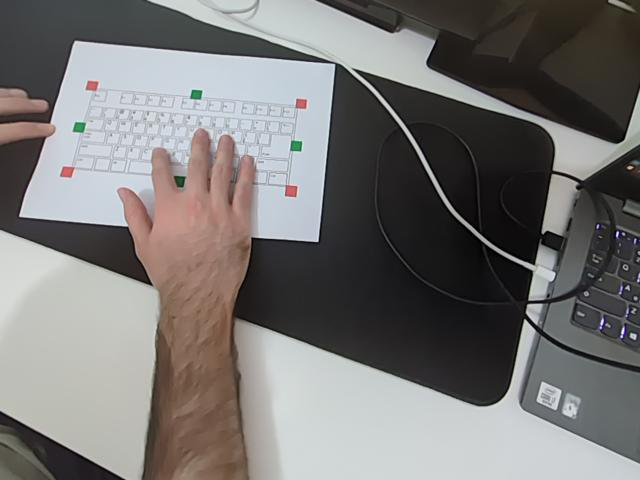
#> input picture keyboard_demo2/frame_0160.png, 640 x 480 px, found by its file name
$ jupyter execute --allow-errors manual_flow_test.ipynb   (shell and % lines are left out)
#> lines starting #> are read from the running program, lines starting #| are printed output that depends on the picture; after the words box and inside, x2 and y2 are one past the last pixel; in counts of white or black regions, pixels touching at a corner belong together; long printed decimals are rounded
[cell 1]
import os, sys
if '..' not in sys.path:
    sys.path.append('..')
sys.path
os.chdir('c:\\Users\\Reuven\\PycharmProjects\\ProjectA')

[cell 2]
import cv2
import numpy as np
import matplotlib.pyplot as plt
import glob
import argparse
from typing import Iterable, List, Tuple, Any, Dict, Union
import mediapipe as mp


Point = Tuple[int, int]
Rect = Tuple[int, int, int, int]
Image = np.ndarray

from Project_A.utils.keyboard_segmentation import KeyboardSegmentation
from Project_A.utils.hand_segmentation import HandSegmentation
from Project_A.utils.mouse_segmentation import MouseSegmentation
from Project_A.utils.keyboard_layout import Key, Keyboard_Layout

#> (a cell that did not finish here is left out)

[cell 4]
# [21 lines of commented-out code are left out]

#> (a cell that did not finish here is left out)

[cell 6]
image_folder = r'C:\Users\Reuven\PycharmProjects\ProjectA\papertest'
images = sorted(glob.glob(f"{image_folder}/*.png"))
for image_path in images:
    image = cv2.imread(image_path)
    keyboard_segmentation.segment_keyboard(image)
    keyboard_image = keyboard_segmentation._project_keyboard_image(image, keyboard_segmentation.homography_matrix)
    if keyboard_segmentation.keyboard_image is None:
        print(image_path)

[cell 7]
image_path = r'C:\Users\Reuven\PycharmProjects\ProjectA\papertest\frame_0160.png'
# image_path = r'C:\Users\Reuven\PycharmProjects\ProjectA\papertest\frame_0088.png'
image = cv2.imread(image_path)
#> image is the input picture: shape (480, 640, 3); mean B, G, R 116, 117.1, 119.2
# image = cv2.cvtColor(image, cv2.COLOR_BGR2RGB)
plt.imshow(image)
plt.show()
# keyboard_segmentation.segment_keyboard(image)
# keyboard_segmentation.green_coordinates
# keyboard_image = keyboard_segmentation._project_keyboard_image(image, keyboard_segmentation.homography_matrix)

[cell 8]
color = 'red'
original = image.copy()
plt.imshow(cv2.cvtColor(image, cv2.COLOR_BGR2RGB))
plt.show()
# Step 1: Increase contrast using CLAHE on the V channel
hsv = cv2.cvtColor(image, cv2.COLOR_BGR2HSV)
#> hsv: shape (480, 640, 3); mean H, S, V 67.9, 26.2, 123.2
h, s, v = cv2.split(hsv)
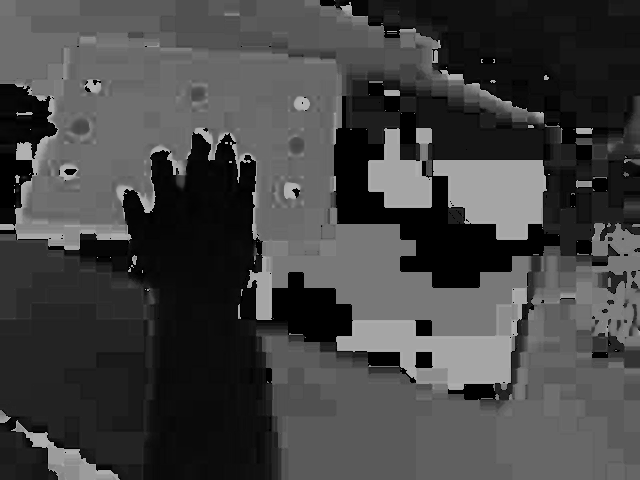
#> h: shape (480, 640); min 0, max 179, mean 67.9
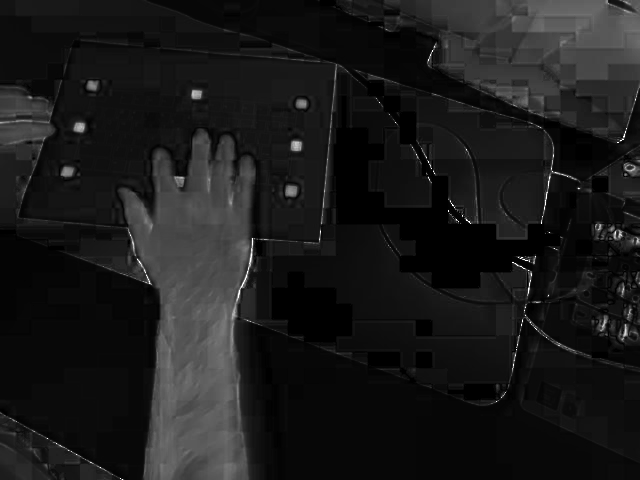
#> s: shape (480, 640); min 0, max 255, mean 26.2
clahe = cv2.createCLAHE(clipLimit=1.0, tileGridSize=(10, 10))
v = clahe.apply(v)
hsv = cv2.merge((h, s, v))
#> hsv: shape (480, 640, 3); mean H, S, V 67.9, 26.2, 128.1
# hsv = cv2.GaussianBlur(hsv, (5, 5), 0)
plt.imshow(cv2.cvtColor(hsv, cv2.COLOR_HSV2RGB))
plt.show()

# Red color mask with robust thresholds
if color == 'red':
    lower_red1 = np.array([0, 40, 40])
    upper_red1 = np.array([12, 255, 255])
    mask1 = cv2.inRange(hsv, lower_red1, upper_red1)
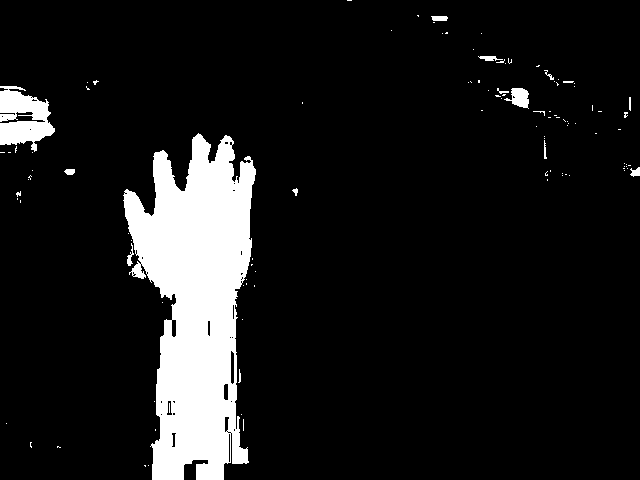
#> mask1: shape (480, 640); 10.4% white; 108 white regions (93 under 20 px), largest, box (x1, y1, x2, y2) and area: (123, 133, 256, 480) 28451, (0, 86, 55, 152) 2253, (504, 88, 529, 109) 308

    lower_red2 = np.array([170, 40, 40])
    upper_red2 = np.array([180, 255, 255])
    mask2 = cv2.inRange(hsv, lower_red2, upper_red2)
#> mask2: shape (480, 640); 0.39% white; 50 white regions (36 under 20 px), largest, box (x1, y1, x2, y2) and area: (16, 142, 32, 160) 252, (285, 184, 298, 197) 122, (296, 99, 308, 109) 107
    # mask = mask1
    mask = mask1 + mask2
#> mask: shape (480, 640); 10.8% white; 111 white regions (90 under 20 px), largest, box (x1, y1, x2, y2) and area: (119, 129, 256, 480) 28748, (0, 86, 55, 160) 2645, (504, 88, 529, 109) 309
elif color == 'green':
    lower_green = np.array([35,40,40])
    upper_green = np.array([85,255,255])

    mask = cv2.inRange(hsv, lower_green, upper_green)
else:
    raise TypeError(f"Color {color} is invalid")

plt.imshow(mask, cmap='gray')
plt.show()

kernel = np.ones((3, 3), np.uint8)
mask = cv2.morphologyEx(mask, cv2.MORPH_OPEN, kernel, iterations=1)
#> mask: shape (480, 640); 10.5% white; 17 white regions (3 under 20 px), largest, box (x1, y1, x2, y2) and area: (119, 129, 256, 480) 28545, (0, 90, 55, 160) 2524, (512, 88, 529, 108) 285
mask = cv2.morphologyEx(mask, cv2.MORPH_DILATE, kernel, iterations=1)
#> mask: shape (480, 640); 11.4% white; 13 white regions, largest, box (x1, y1, x2, y2) and area: (118, 128, 257, 480) 30435, (0, 85, 56, 167) 3010, (511, 87, 530, 109) 369

plt.imshow(mask, cmap='gray')
plt.show()

# Step 4: Canny edge detection to find shapes
gray = cv2.cvtColor(image, cv2.COLOR_BGR2GRAY)
edges = cv2.Canny(gray, 50, 150)
#> edges: shape (480, 640); 4.9% white in thin lines or dots

plt.imshow(edges, cmap='gray')
plt.show()

# Combine red mask and edges (bitwise AND)
mask = cv2.bitwise_and(mask, edges)
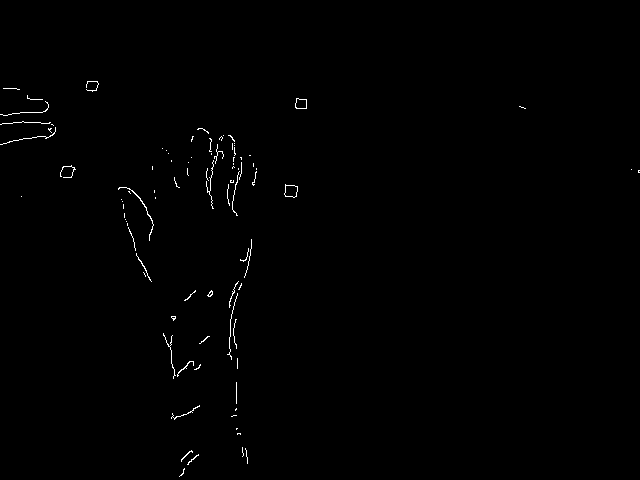
#> mask: shape (480, 640); 0.5% white in thin lines or dots, all inside (x1, y1, x2, y2) = (0, 81, 640, 477)
plt.imshow(mask, cmap='gray')
plt.show()

contours, _ = cv2.findContours(mask, cv2.RETR_EXTERNAL, cv2.CHAIN_APPROX_SIMPLE)
#> contours = 90 contours, 87 with area under 20; largest, box (x1, y1, x2, y2) and area: (284, 184, 298, 198) 130, (295, 98, 307, 109) 98, (118, 187, 154, 241) 25
objects = []
for contour in contours:
    x, y, w, h = cv2.boundingRect(contour)
    if 10 < w < 40 and 10 < h < 40:  # Filtering based on expected small size
        objects.append((x, y, w, h))
#> this loop made 90 passes
#> (x, y, w, h) on passes 1, 2, 3, 4, 5, 6, 8, 10, 12, 13, 15, 16: (179, 468, 6, 9), (187, 454, 12, 11), (181, 450, 12, 12), (245, 448, 3, 16), (242, 447, 2, 10), (237, 433, 4, 2), (231, 415, 6, 2), (171, 405, 29, 15), (194, 364, 7, 6), (177, 361, 17, 16), (199, 336, 11, 8), (163, 333, 13, 46)
#> (contour, x, y, w, h) on passes 7, 9, 11, 14, 29, 32: ([[236, 428], [236, 429], [237, 428]], 236, 428, 2, 2), ([[236, 408], [235, 409], [235, 410], [236, 409]], 235, 408, 2, 3), ([[236, 382], [236, 403]], 236, 382, 1, 22), ([[237, 358], [237, 368]], 237, 358, 1, 11), ([[127, 223], [127, 225]], 127, 223, 1, 3), ([[124, 213], [124, 217]], 124, 213, 1, 5)
#> after the loop, objects = [(187, 454, 12, 11), (181, 450, 12, 12), (171, 405, 29, 15), (177, 361, 17, 16), (184, 290, 12, 11), (136, 253, 16, 29), (284, 184, 14, 14), (60, 165, 16, 13), (295, 98, 12, 11), (86, 81, 13, 11)]
objects = sorted(
    objects, key=lambda x: (x[1], x[0])
)  # Sort by y, then by x
#> objects = [(86, 81, 13, 11), (295, 98, 12, 11), (60, 165, 16, 13), (284, 184, 14, 14), (136, 253, 16, 29), (184, 290, 12, 11), (177, 361, 17, 16), (171, 405, 29, 15), (181, 450, 12, 12), (187, 454, 12, 11)]
objects
#> Out has the same summary as objects

# plt.imshow(mask)
# plt.show()

[cell 9]
def plot_histograms(image, title_prefix=''):
#> called with title_prefix = 'Original Image '
    hsv = cv2.cvtColor(image, cv2.COLOR_BGR2HSV)
    h, s, v = cv2.split(hsv)

    colors = ['r', 'g', 'b']
    names = ['Hue', 'Saturation', 'Value']
    channels = [h, s, v]

    plt.figure(figsize=(15, 4))
    for i, (channel, color, name) in enumerate(zip(channels, colors, names)):
        plt.subplot(1, 3, i+1)
        plt.hist(channel.ravel(), 256, [0, 256], color=color, alpha=0.7)
        plt.title(f'{title_prefix}{name} Histogram')
        plt.xlabel('Pixel Value')
        plt.ylabel('Frequency')
#> this loop made 3 passes
    plt.tight_layout()
    plt.show()
#> figure, not shown here; panel 1: tallest bar 23522 high, from x = 0 to 1; panel 2: tallest bar 21472 high, from x = 8 to 9; panel 3: tallest bar 7572 high, from x = 213 to 214

[cell 10]
plot_histograms(image, 'Original Image ')
plot_histograms(cv2.cvtColor(hsv, cv2.COLOR_HSV2BGR), 'CLAHE on Value channel ')
#> call 2 of plot_histograms, with title_prefix = 'CLAHE on Value channel '
#> in plot_histograms (call 2), `hsv = cv2.cvtColor(image, cv2.COLOR_BGR2HSV)`: hsv: shape (480, 640, 3); mean H, S, V 68.3, 27.7, 128.1
#> in plot_histograms (call 2), `hsv = cv2.cvtColor(image, cv2.COLOR_BGR2HSV)`:
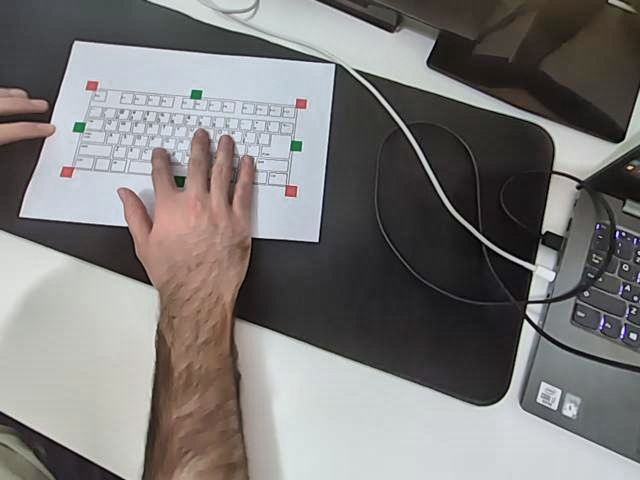
#> image: shape (480, 640, 3); mean B, G, R 120.4, 121.6, 123.8
#> the loop in plot_histograms (call 2), `for i, (channel, color, name) in enumerate(zip(channels, colors, names..` made 3 passes
#> in plot_histograms (call 2), `plt.show()`:
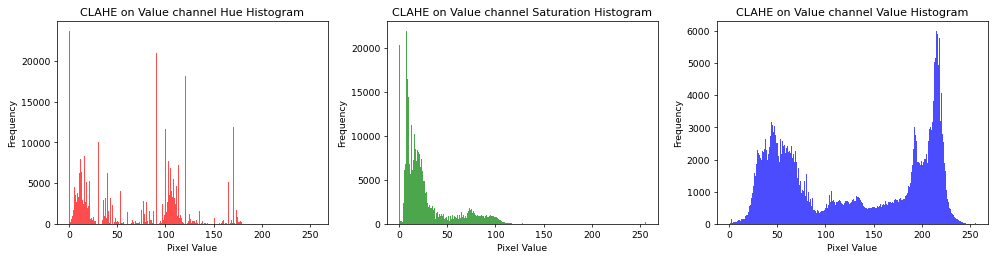
#> figure drawn by matplotlib, 3 panels; panel 1: tallest bar 23659 high, from x = 0 to 1; panel 2: tallest bar 21896 high, from x = 7 to 8; panel 3: tallest bar 5998 high, from x = 215 to 216

[cell 11]
def is_white(pixel, threshold=80):
    # pixel: (B, G, R)
    return pixel[0] > threshold and pixel[1] > threshold and pixel[2] > threshold

def has_white_border(image, x, y, w, h, margin=20, white_thresh=0.6):
    h_img, w_img, _ = image.shape
    # Coordinates with margin (clamped to image bounds)
    x1 = max(x - margin, 0)
    y1 = max(y - margin, 0)
    x2 = min(x + w + margin, w_img)
    y2 = min(y + h + margin, h_img)

    # Create a mask for just the border area
    mask = np.zeros((y2 - y1, x2 - x1), dtype=np.uint8)
    mask[:margin, :] = 1     # top
    mask[-margin:, :] = 1    # bottom
    mask[:, :margin] = 1     # left
    mask[:, -margin:] = 1    # right

    border_region = image[y1:y2, x1:x2]
    white_pixels = 0
    total = np.count_nonzero(mask)

    for i in range(mask.shape[0]):
        for j in range(mask.shape[1]):
            if mask[i, j] == 1 and is_white(border_region[i, j]):
                white_pixels += 1
    print(white_pixels / total)
    return (white_pixels / total) >= white_thresh

def mean_pixels(image, x, y, w, h):
    h_img, w_img, _ = image.shape
    x1 = max(x, 0)
    y1 = max(y, 0)
    x2 = min(x + w, w_img)
    y2 = min(y + h, h_img)
    border_region = image[y1:y2, x1:x2]
    return cv2.mean(border_region)

[cell 12]
annotated_image = image.copy()
annotated_image = cv2.cvtColor(annotated_image, cv2.COLOR_BGR2RGB)
centers = []
for (x, y, w, h) in objects:
    has_white = has_white_border(image, x, y, w, h)
    if has_white:
        rgb_color = (0, 0, 255)
        cx, cy = x + w // 2, y + h // 2
        centers.append((cx, cy))
        print(f"{has_white=} {x, y, w, h} {mean_pixels(image, x, y, w, h)=}")
    else:
        continue
    cv2.rectangle(annotated_image, (x, y), (x + w, y + h), rgb_color, 2)  # Red outline, thickness 2
#> this loop made 10 passes
#> (x, y, w, h) on passes 1 to 6: (86, 81, 13, 11), (295, 98, 12, 11), (60, 165, 16, 13), (284, 184, 14, 14), (136, 253, 16, 29), (184, 290, 12, 11)
#> (x, y, w, h) on passes 7 to 10: (177, 361, 17, 16), (171, 405, 29, 15), (181, 450, 12, 12), (187, 454, 12, 11)
#| 0.9965
#| has_white=True (86, 81, 13, 11) mean_pixels(image, x, y, w, h)=(137.406, 132.776, 190.469, 0.0)
#| 1.0
#| has_white=True (295, 98, 12, 11) mean_pixels(image, x, y, w, h)=(130.318, 123.583, 183.568, 0.0)
#| 0.9946
#| has_white=True (60, 165, 16, 13) mean_pixels(image, x, y, w, h)=(148.995, 143.841, 198.572, 0.0)
#| 1.0
#| has_white=True (284, 184, 14, 14) mean_pixels(image, x, y, w, h)=(137.888, 131.837, 191.536, 0.0)
#| 0.7503
#| has_white=True (136, 253, 16, 29) mean_pixels(image, x, y, w, h)=(75.778, 83.254, 103.483, 0.0)
#> (further printed lines are left out)
#> pass 1, in has_white_border, `border_region = image[y1:y2, x1:x2]`:
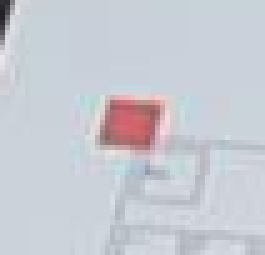
#> border_region: shape (51, 53, 3) (shown 5 times larger); mean B, G, R 211.3, 203.2, 200.2
#> after the loop:
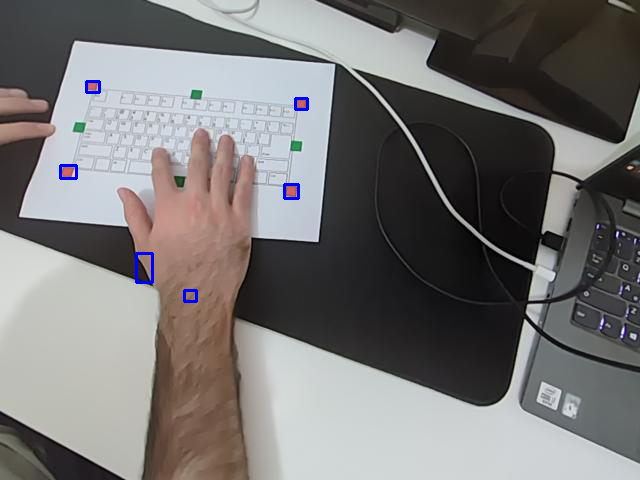
#> annotated_image: shape (480, 640, 3); mean R, G, B 118.6, 116.6, 116.3
#> after the loop, centers = [(92, 86), (301, 103), (68, 171), (291, 191), (144, 267), (190, 295)]
centers = [centers[0], centers[1], centers[3], centers[2]]
#> centers = [(92, 86), (301, 103), (291, 191), (68, 171)]
for i, (cx1, cy1) in enumerate(centers):
    for j, (cx2, cy2) in enumerate(centers):
        if (j - i) % 4 == 1:
            cv2.line(annotated_image, (cx1, cy1), (cx2, cy2), (0, 255, 0), 1)
            print(i, j)
#> this loop made 4 passes
#| 0 1
#| 1 2
#| 2 3
#| 3 0
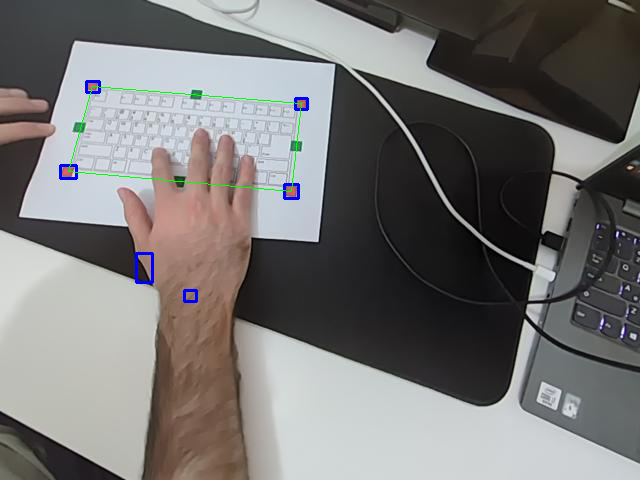
#> annotated_image: shape (480, 640, 3); 0.2% of pixels changed, all inside (x1, y1, x2, y2) = (68, 86, 302, 192)

plt.imshow(annotated_image)
plt.show()

#> (a cell that did not finish here is left out)

[cell 14]
# Iterate over each coordinate and draw a circle around it
image_annotated = image.copy()
#> (the rest of this cell did not finish here and is left out)

[cell 15]
from skimage.metrics import structural_similarity as ssim
layout_keyboard_image_gray = cv2.imread('Project_A/keyboard_map.jpg', cv2.IMREAD_GRAYSCALE)
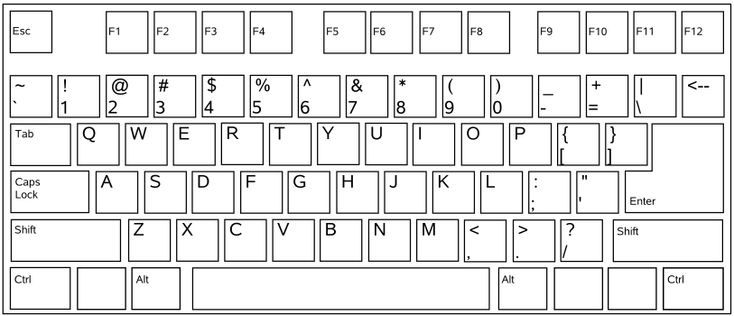
#> input picture keyboard_map.jpg, 734 x 316 px, found by its file name
#> layout_keyboard_image_gray is the input picture: shape (316, 734); min 0, max 255, mean 229.8
        # layout_keyboard_image_gray = cv2.rotate(layout_keyboard_image_gray, cv2.ROTATE_180)
#> (the rest of this cell did not finish here and is left out)
